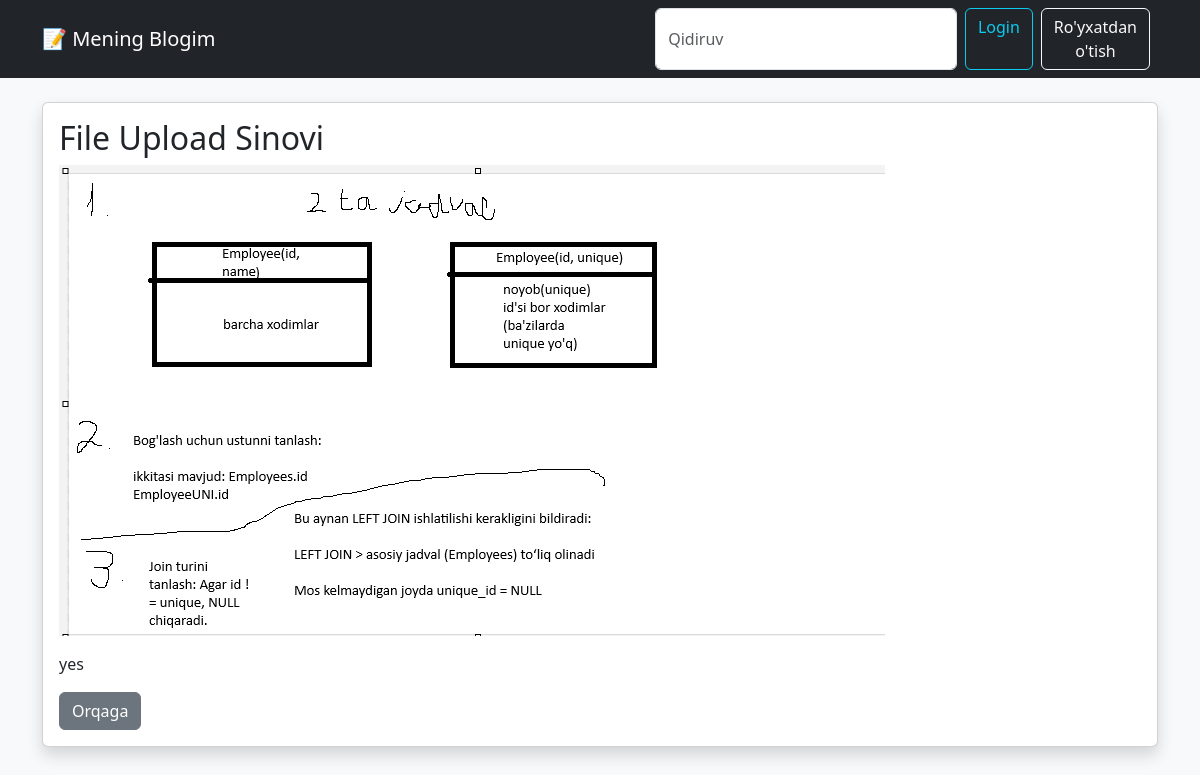
The app's page /post/18/ with its own data.
### posting/models.py (models this page shows, shortened)
class Post(models.Model):
    title = models.CharField(max_length=255)
    content = models.TextField()
    image = models.ImageField(upload_to='posts/', null=True, blank=True)
    created_at = models.DateTimeField(auto_now_add=True)
    updated_at = models.DateTimeField(auto_now=True)

### posting/views.py (the view)
# urls.py: path('post/<int:pk>/', views.post_detail, name='post_detail'),
def post_detail(request, pk):
    post = get_object_or_404(Post, pk=pk)
    return render(request, 'detail.html', {'post': post})

### templates/detail.html (shortened to what this page needs)
{% extends 'base.html' %}
{% block content %}
<div class="card shadow">
    <div class="card-body">
        <h2>{{ post.title }}</h2>
        {% if post.image %}
<img src="{{ post.image.url }}" class="img-fluid mb-3">
        {% endif %}
        <p>{{ post.content }}</p>
        <a href="{% url 'post_list' %}" class="btn btn-secondary">
            Orqaga
        </a>
    </div>
</div>
{% endblock %}

### records on screen
Post: title "File Upload Sinovi", image (picture), content "yes"
